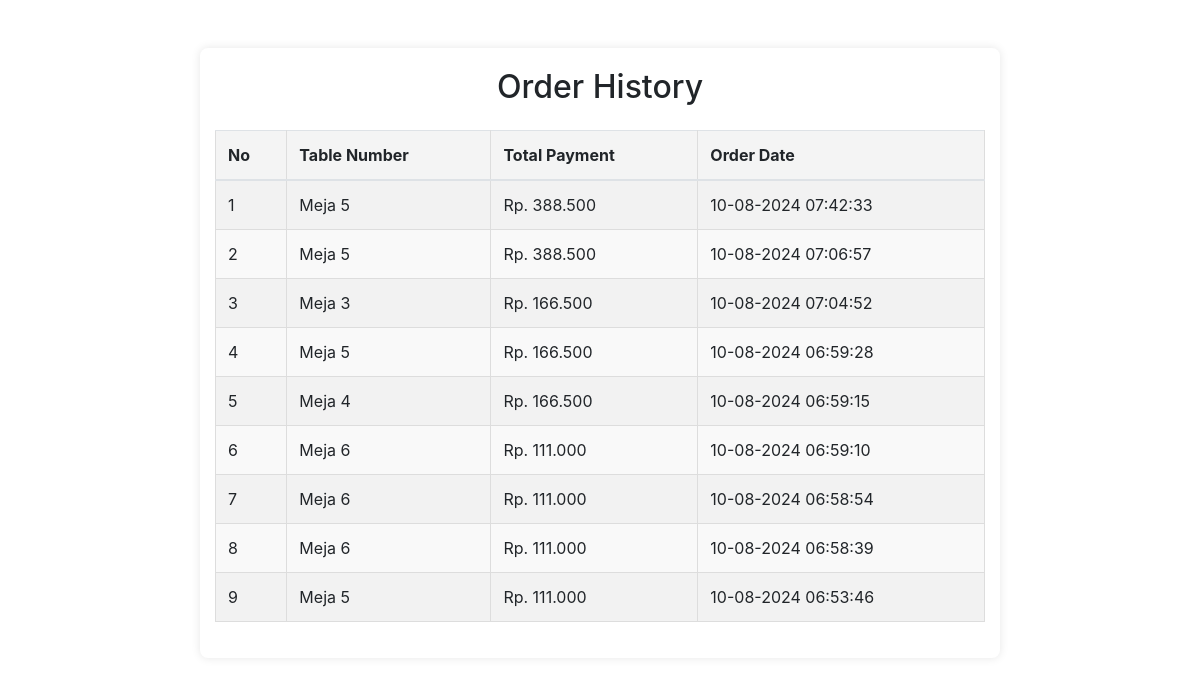
The page /order_history.php on the database its author committed.
### tables this page shows
CREATE TABLE `orders` (
  `id` int(11) NOT NULL,
  `table_id` int(11) NOT NULL,
  `total_price` int(11) NOT NULL,
  `payment` int(11) NOT NULL,
  `created_at` timestamp NOT NULL DEFAULT current_timestamp(),
  `status` varchar(50) DEFAULT NULL
);

CREATE TABLE `tables` (
  `id` int(11) NOT NULL,
  `table_number` int(11) NOT NULL,
  `capacity` int(11) NOT NULL,
  `status` varchar(10) NOT NULL
);

### order_history.php (the view, shortened to what this page needs)
<?php
include 'db_connect.php';
$sql_history = "SELECT orders.id, orders.total_price, orders.payment, orders.created_at, tables.table_number
                FROM orders
                JOIN tables ON orders.table_id = tables.id
                WHERE orders.status = 'paid'
                ORDER BY orders.created_at DESC";
$result_history = $conn->query($sql_history);
?>
<!DOCTYPE html>
<html lang="en">
<head>
    <link rel="stylesheet" href="style/manage.css">
    <link rel="stylesheet" href="https://maxcdn.bootstrapcdn.com/bootstrap/4.0.0/css/bootstrap.min.css">
</head>
<body>
    <div class="container mt-5">
        <h2 class="text-center">Order History</h2>
        <table class="table table-striped mt-4">
            <thead>
                <tr>
                    <th>No</th>
                    <th>Table Number</th>
                    <th>Total Payment</th>
                    <th>Order Date</th>
                </tr>
            </thead>
            <tbody>
                <?php
                if ($result_history->num_rows > 0) {
                    $no = 1;
                    while($order = $result_history->fetch_assoc()) {
                        echo "<tr>";
                        echo "<td>" . $no++ . "</td>";
                        echo "<td>Meja " . $order['table_number'] . "</td>";
                        echo "<td>Rp. " . number_format($order['total_price'], 0, ',', '.') . "</td>";
                        echo "<td>" . date('d-m-Y H:i:s', strtotime($order['created_at'])) . "</td>";
                        echo "</tr>";
                    }
                } else {
                    echo "<tr><td colspan='4' class='text-center'>No order history available.</td></tr>";
                }
                ?>
            </tbody>
        </table>
    </div>
</body>
</html>

### style/manage.css (style rules this page uses)
body, h2, h3, p { margin: 0; padding: 0; }
body { font-family: Arial, sans-serif; background-color: rgba(0, 0, 0, 0.3); color: #333; line-height: 1.6; }
.container { max-width: 800px; margin: auto; padding: 20px; background-color: #fff; border-radius: 8px; box-shadow: 0 0 10px rgba(0, 0, 0, 0.1); }
h2 { margin-bottom: 20px; color: #444; font-size: 24px; text-align: center; }
table { width: 100%; border-collapse: collapse; margin-top: 20px; }
table, th, td { border: 1px solid #ddd; }
table th, table td { padding: 10px; text-align: left; }
table th { background-color: #f4f4f4; font-weight: bold; }
table tr:nth-child(even) { background-color: #f9f9f9; }

### order_history.php (style rules this page uses)
.container { max-width: 800px; }

### rows shown on the page
orders: table.table_number "5", total_price "388.500", created_at "10-08-2024 07:42:33"
orders: table.table_number "5", total_price "388.500", created_at "10-08-2024 07:06:57"
orders: table.table_number "3", total_price "166.500", created_at "10-08-2024 07:04:52"
orders: table.table_number "5", total_price "166.500", created_at "10-08-2024 06:59:28"
orders: table.table_number "4", total_price "166.500", created_at "10-08-2024 06:59:15"
orders: table.table_number "6", total_price "111.000", created_at "10-08-2024 06:59:10"
orders: table.table_number "6", total_price "111.000", created_at "10-08-2024 06:58:54"
orders: table.table_number "6", total_price "111.000", created_at "10-08-2024 06:58:39"
orders: table.table_number "5", total_price "111.000", created_at "10-08-2024 06:53:46"
